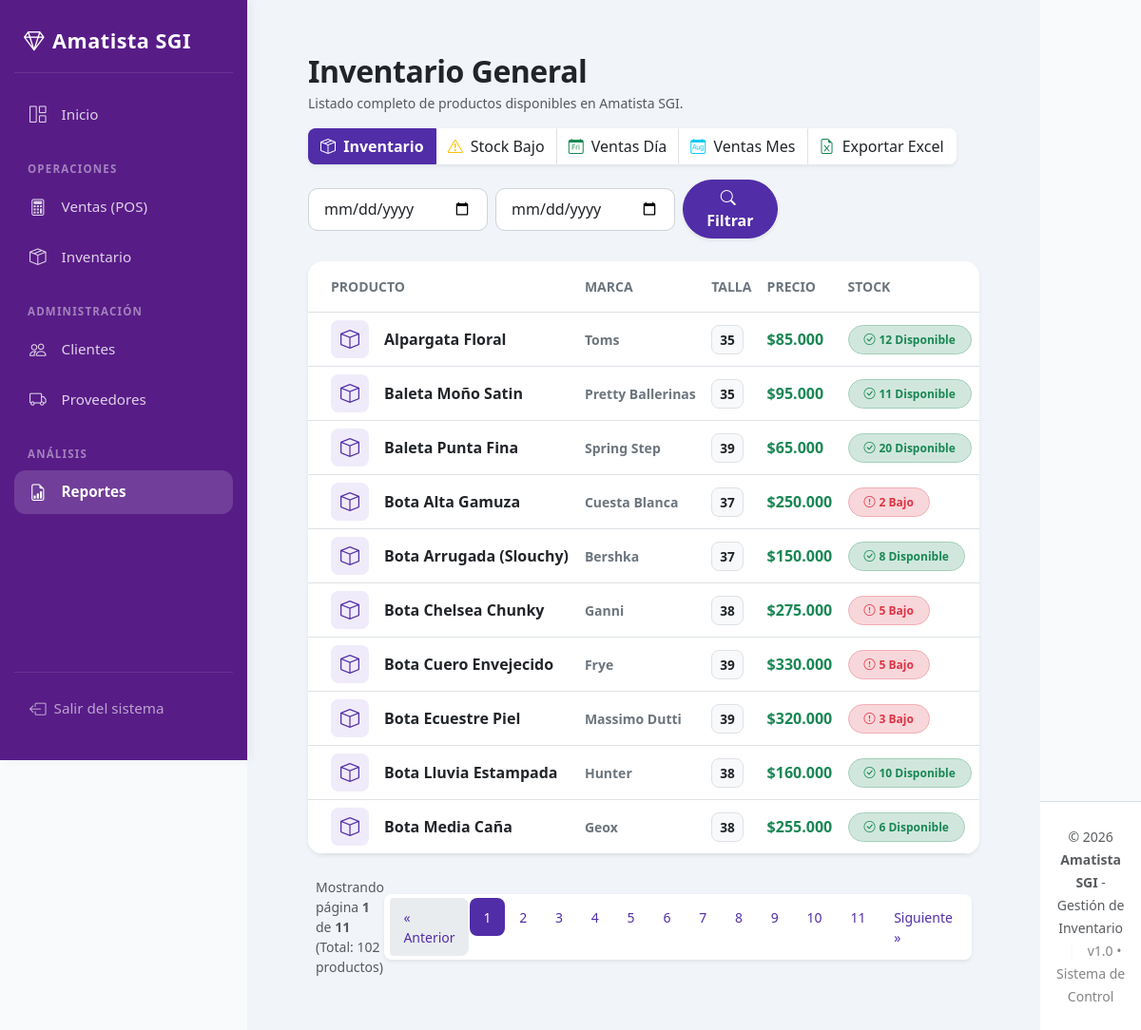
The page /modulos/reportes/inventario.php (signed in) on the database its author committed.
### tables this page shows
CREATE TABLE IF NOT EXISTS `productos` (
  `id` int NOT NULL AUTO_INCREMENT,
  `nombre` varchar(100) DEFAULT NULL,
  `marca` varchar(100) DEFAULT NULL,
  `talla` varchar(10) DEFAULT NULL,
  `color` varchar(50) DEFAULT NULL,
  `precio` decimal(10,2) DEFAULT NULL,
  `stock` int DEFAULT NULL,
  `estado` tinyint NOT NULL DEFAULT '1',
  `eliminado_por` int DEFAULT NULL,
  `eliminado_en` datetime DEFAULT NULL,
  `motivo_eliminacion` varchar(255) DEFAULT NULL,
  PRIMARY KEY (`id`)
);

### modulos/reportes/inventario.php (the view, shortened to what this page needs)
<?php
include("../../conexion.php");
include("../../includes/header.php");
$por_pagina = 10;
$pagina_actual = isset($_GET['pagina']) ? (int)$_GET['pagina'] : 1;
$offset = ($pagina_actual - 1) * $por_pagina;
$query_conteo = "SELECT COUNT(*) as total FROM productos";
$res_conteo = mysqli_query($conexion, $query_conteo);
$fila_conteo = mysqli_fetch_assoc($res_conteo);
$total_registros = $fila_conteo['total'];
$total_paginas = ceil($total_registros / $por_pagina);
$productos = mysqli_query($conexion, "SELECT * FROM productos WHERE estado = 1 ORDER BY nombre ASC LIMIT $por_pagina OFFSET $offset");
?>
<div class="container-fluid px-4 py-3">
    <div class="d-flex justify-content-between align-items-center mb-3">
        <div>
            <h2 class="fw-bold mb-1 text-dark" style="letter-spacing: -0.5px;">Inventario General</h2>
            <p class="text-muted small mb-0">Listado completo de productos disponibles en Amatista SGI.</p>
        </div>
    </div>
    <div class="d-flex justify-content-between align-items-center mb-4 flex-wrap gap-3">
        <div class="btn-group shadow-sm rounded-3 overflow-hidden">
            <a href="inventario.php" class="btn btn-amatista-primary active">
                <i class="bi bi-box-seam me-1"></i> Inventario
            </a>
            <a href="stock_bajo.php" class="btn btn-white bg-white border-start text-dark">
                <i class="bi bi-exclamation-triangle text-warning me-1"></i> Stock Bajo
            </a>
            <a href="ventas_dia.php" class="btn btn-white bg-white border-start text-dark">
                <i class="bi bi-calendar-day text-success me-1"></i> Ventas Día
            </a>
            <a href="ventas_mes.php" class="btn btn-white bg-white border-start text-dark">
                <i class="bi bi-calendar-month text-info me-1"></i> Ventas Mes
            </a>
            <a href="exportar_excel.php" class="btn btn-white bg-white border-start text-dark">
                <i class="bi bi-file-earmark-excel text-success me-1"></i> Exportar Excel
            </a>
        </div>
        <form method="GET" action="ventas_filtro.php" class="d-flex gap-2 align-items-center">
            <input type="date" name="fecha_inicio" class="form-control form-control-custom" required>
            <input type="date" name="fecha_fin" class="form-control form-control-custom" required>
            <button type="submit" class="btn btn-amatista-primary rounded-pill px-4 shadow-sm">
                <i class="bi bi-search me-1"></i> Filtrar
            </button>
        </form>
    </div>
    <div class="card card-custom shadow-sm overflow-hidden mb-4">
        <div class="table-responsive">
            <table class="table align-middle mb-0 table-hover">
                <thead>
                    <tr class="table-custom-header border-bottom">
                        <th class="ps-4 py-3 border-0 small text-uppercase text-secondary">Producto</th>
                        <th class="py-3 border-0 small text-uppercase text-secondary">Marca</th>
                        <th class="py-3 border-0 small text-uppercase text-secondary">Talla</th>
                        <th class="py-3 border-0 small text-uppercase text-secondary">Precio</th>
                        <th class="py-3 border-0 small text-uppercase text-secondary">Stock</th>
                    </tr>
                </thead>
                <tbody>
                    <?php if (mysqli_num_rows($productos) > 0) { ?>
                        <?php while($p = mysqli_fetch_array($productos)){ ?>
                        <tr class="border-bottom">
                            <td class="ps-4">
                                <div class="d-flex align-items-center">
                                    <div class="rounded-3 d-flex align-items-center justify-content-center me-3" style="width: 40px; height: 40px; background-color: #f0ebfa !important; color: var(--primary-color) !important;">
                                        <i class="bi bi-box fs-5"></i>
                                    </div>
                                    <span class="fw-bold text-dark"><?php echo htmlspecialchars($p['nombre']); ?></span>
                                </div>
                            </td>
                            <td><span class="text-secondary small fw-semibold"><?php echo htmlspecialchars($p['marca']); ?></span></td>
                            <td><span class="badge bg-light text-dark border p-2 rounded-3" style="font-size: 0.85rem;"><?php echo htmlspecialchars($p['talla']); ?></span></td>
                            <td class="fw-bold text-success">$<?php echo number_format($p['precio'], 0, ",", "."); ?></td>
                            <td>
                                <?php if($p['stock'] <= 5){ ?>
                                    <span class="badge bg-danger-subtle text-danger border border-danger-subtle px-3 py-2 rounded-pill fw-bold">
                                        <i class="bi bi-exclamation-circle me-1"></i><?php echo $p['stock']; ?> Bajo
                                    </span>
                                <?php } else { ?>
                                    <span class="badge bg-success-subtle text-success border border-success-subtle px-3 py-2 rounded-pill fw-bold">
                                        <i class="bi bi-check-circle me-1"></i><?php echo $p['stock']; ?> Disponible
                                    </span>
                                <?php } ?>
                            </td>
                        </tr>
                        <?php } ?>
                    <?php } ?>
                </tbody>
            </table>
        </div>
    </div>
    <?php if($total_paginas > 1): ?>
        <div class="d-flex justify-content-between align-items-center px-2">
            <div class="text-muted small">
                Mostrando página <strong><?php echo $pagina_actual; ?></strong> de <strong><?php echo $total_paginas; ?></strong> (Total: <?php echo $total_registros; ?> productos)
            </div>
            <nav>
                <ul class="pagination pagination-sm mb-0 shadow-sm rounded-3 bg-white p-1">
                    <li class="page-item <?php echo ($pagina_actual <= 1) ? 'disabled' : ''; ?>">
                        <a class="page-link" href="?pagina=<?php echo $pagina_actual - 1; ?>">&laquo; Anterior</a>
                    </li>
                    <?php for($i = 1; $i <= $total_paginas; $i++): ?>
                        <li class="page-item <?php echo ($pagina_actual == $i) ? 'active' : ''; ?>">
                            <a class="page-link" href="?pagina=<?php echo $i; ?>"><?php echo $i; ?></a>
                        </li>
                    <?php endfor; ?>
                    <li class="page-item <?php echo ($pagina_actual >= $total_paginas) ? 'disabled' : ''; ?>">
                        <a class="page-link" href="?pagina=<?php echo $pagina_actual + 1; ?>">Siguiente &raquo;</a>
                    </li>
                </ul>
            </nav>
        </div>
    <?php endif; ?>
</div>
<?php include("../../includes/footer.php"); ?>

### includes/header.php (style rules this page uses)
:root { --sidebar-width: 260px; --amatista-primary: #581c87; --amatista-hover: rgba(255, 255, 255, 0.08); --amatista-active: rgba(255, 255, 255, 0.15); }
body { background-color: #f8fafc; margin: 0; display: flex; min-height: 100vh; font-family: 'Segoe UI', system-ui, -apple-system, sans-serif; }

### modulos/reportes/inventario.php (style rules this page uses)
:root { --primary-color: #512da8; --primary-hover: #432293; --bg-light-gray: #f8f9fa; --border-radius-card: 16px; }
.btn-amatista-primary { background-color: var(--primary-color) !important; border-color: var(--primary-color) !important; color: #ffffff !important; font-weight: 600; transition: all 0.2s ease; }
.card-custom { border-radius: var(--border-radius-card) !important; border: none !important; background-color: #ffffff; }
.form-control-custom { border-radius: 10px !important; border: 1px solid #ced4da !important; padding: 0.6rem 1rem; }
.table-custom-header { background-color: #f8f9fa !important; color: #495057; font-weight: 600; }
.pagination .page-link { color: var(--primary-color); border: none; padding: 0.6rem 0.9rem; margin: 0 2px; border-radius: 8px; }
.pagination .page-item.active .page-link { background-color: var(--primary-color) !important; color: #fff !important; }

### rows shown on the page
productos: nombre "Alpargata Floral", marca "Toms", talla "35", precio "85.000", stock "12"
productos: nombre "Baleta Moño Satin", marca "Pretty Ballerinas", talla "35", precio "95.000", stock "11"
productos: nombre "Baleta Punta Fina", marca "Spring Step", talla "39", precio "65.000", stock "20"
productos: nombre "Bota Alta Gamuza", marca "Cuesta Blanca", talla "37", precio "250.000", stock "2"
productos: nombre "Bota Arrugada (Slouchy)", marca "Bershka", talla "37", precio "150.000", stock "8"
productos: nombre "Bota Chelsea Chunky", marca "Ganni", talla "38", precio "275.000", stock "5"
productos: nombre "Bota Cuero Envejecido", marca "Frye", talla "39", precio "330.000", stock "5"
productos: nombre "Bota Ecuestre Piel", marca "Massimo Dutti", talla "39", precio "320.000", stock "3"
productos: nombre "Bota Lluvia Estampada", marca "Hunter", talla "38", precio "160.000", stock "10"
productos: nombre "Bota Media Caña", marca "Geox", talla "38", precio "255.000", stock "6"

### other values the page prints
$pagina_actual "1"
$total_paginas "11"
$total_registros "102"
